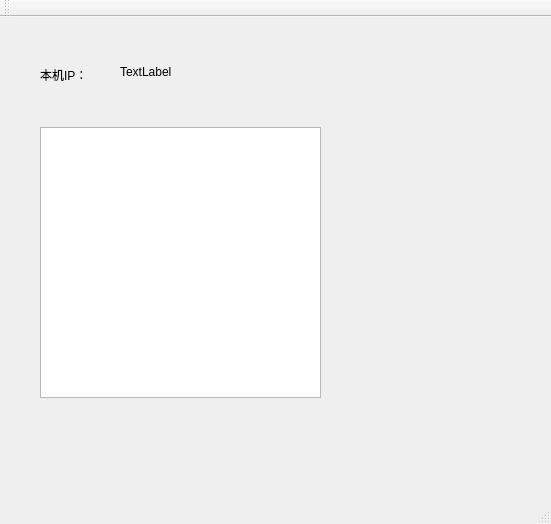
<?xml version="1.0" encoding="UTF-8"?>
<ui version="4.0">
 <class>MainWindow</class>
 <widget class="QMainWindow" name="MainWindow">
  <property name="geometry">
   <rect>
    <x>0</x>
    <y>0</y>
    <width>551</width>
    <height>524</height>
   </rect>
  </property>
  <property name="windowTitle">
   <string>MainWindow</string>
  </property>
  <widget class="QWidget" name="centralWidget">
   <widget class="QLabel" name="label">
    <property name="geometry">
     <rect>
      <x>40</x>
      <y>50</y>
      <width>72</width>
      <height>15</height>
     </rect>
    </property>
    <property name="text">
     <string>本机IP：</string>
    </property>
   </widget>
   <widget class="QLabel" name="label_ip">
    <property name="geometry">
     <rect>
      <x>120</x>
      <y>44</y>
      <width>291</width>
      <height>21</height>
     </rect>
    </property>
    <property name="text">
     <string>TextLabel</string>
    </property>
   </widget>
   <widget class="QTextEdit" name="textEdit">
    <property name="geometry">
     <rect>
      <x>40</x>
      <y>110</y>
      <width>281</width>
      <height>271</height>
     </rect>
    </property>
   </widget>
  </widget>
  <widget class="QMenuBar" name="menuBar">
   <property name="geometry">
    <rect>
     <x>0</x>
     <y>0</y>
     <width>551</width>
     <height>26</height>
    </rect>
   </property>
  </widget>
  <widget class="QToolBar" name="mainToolBar">
   <attribute name="toolBarArea">
    <enum>TopToolBarArea</enum>
   </attribute>
   <attribute name="toolBarBreak">
    <bool>false</bool>
   </attribute>
  </widget>
  <widget class="QStatusBar" name="statusBar"/>
 </widget>
 <layoutdefault spacing="6" margin="11"/>
 <resources/>
 <connections/>
</ui>
